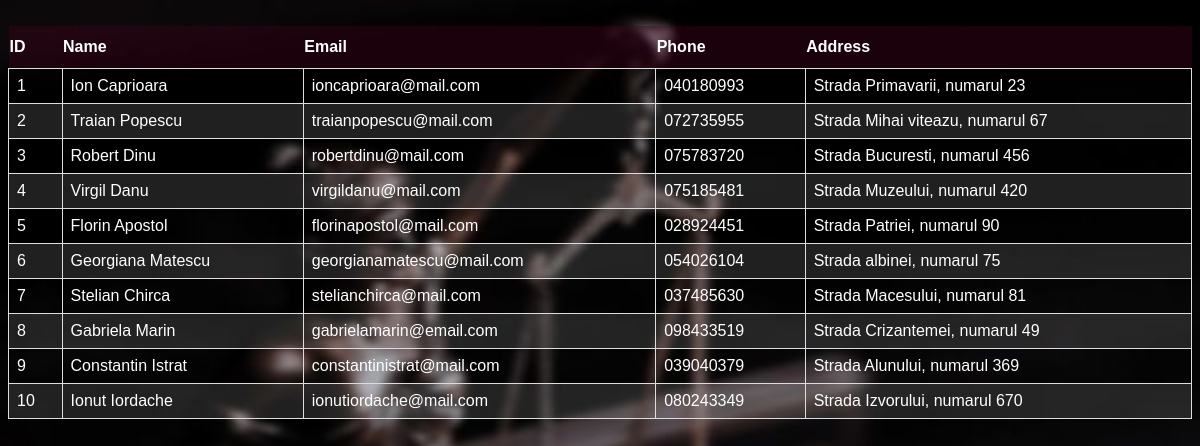
/tabelpers.php, run on the app's committed database.
### tables this page shows
CREATE TABLE Persoana (
  id_p int NOT NULL,
  nume VARCHAR(255) NOT NULL,
  email VARCHAR(255),
  adresa VARCHAR(255) NOT NULL,
  PRIMARY KEY (id_p)
);

### tabelpers.php (the view, shortened to what this page needs)
<!DOCTYPE html>
<html lang="en">
<head>
<link rel="stylesheet" href="https://cdn.jsdelivr.net/npm/bootstrap@5.2.0-betal/dist/css/bootstrap">
<link rel="stylesheet" type="text/css" href="style.css">
</head>
<body>
<div class= "container my-5">
<br>
<table class="customers">
<thead>
<tr>
<th>ID</th>
<th>Name</th>
<th>Email</th>
<th>Phone</th>
<th>Address</th>
</tr>
<tbody>
<?php
$servername = "localhost";
$username = "root";
$password = "";
$database = "cabinet_avocatura";
$connection = new mysqli($servername, $username, $password, $database);
$sql = "SELECT * FROM persoana";
$result = $connection->query($sql);
while ($row = $result->fetch_assoc()) {
    echo "
    <tr>
    <td>$row[id_p]</td>
    <td>$row[nume]</td>
    <td>$row[email]</td>
    <td>$row[telefon]</td>
    <td>$row[adresa] </td>
    </td>
    </tr>";}
?>
</thead>
</table>
</div>
</body>
</html>

### style.css (style rules this page uses)
body { background-image: url('download.jpeg'); background-repeat: no-repeat; background-size: 1300px 700px; background-color: #cccccc; background-attachment: fixed; }
.customers { font-family: Arial, Helvetica, sans-serif; border-collapse: collapse; width: 100%; color: white; }
.customers td, #customers th { border: 1px solid #ddd; padding: 8px; color: white; }
table { color: white; }
.customers tr:nth-child(even) { background-color: #f2f2f221; color: white }
.customers th { padding-top: 12px; padding-bottom: 12px; text-align: left; background-color: #42042064; color: white; }

### data on the page
persoana: id_p "1", nume "Ion Caprioara", email "ioncaprioara@mail.com", telefon "040180993", adresa "Strada Primavarii, numarul 23"
persoana: id_p "2", nume "Traian Popescu", email "traianpopescu@mail.com", telefon "072735955", adresa "Strada Mihai viteazu, numarul 67"
persoana: id_p "3", nume "Robert Dinu", email "robertdinu@mail.com", telefon "075783720", adresa "Strada Bucuresti, numarul 456"
persoana: id_p "4", nume "Virgil Danu", email "virgildanu@mail.com", telefon "075185481", adresa "Strada Muzeului, numarul 420"
persoana: id_p "5", nume "Florin Apostol", email "florinapostol@mail.com", telefon "028924451", adresa "Strada Patriei, numarul 90"
persoana: id_p "6", nume "Georgiana Matescu", email "georgianamatescu@mail.com", telefon "054026104", adresa "Strada albinei, numarul 75"
persoana: id_p "7", nume "Stelian Chirca", email "stelianchirca@mail.com", telefon "037485630", adresa "Strada Macesului, numarul 81"
persoana: id_p "8", nume "Gabriela Marin", email "gabrielamarin@email.com", telefon "098433519", adresa "Strada Crizantemei, numarul 49"
persoana: id_p "9", nume "Constantin Istrat", email "constantinistrat@mail.com", telefon "039040379", adresa "Strada Alunului, numarul 369"
persoana: id_p "10", nume "Ionut Iordache", email "ionutiordache@mail.com", telefon "080243349", adresa "Strada Izvorului, numarul 670"
